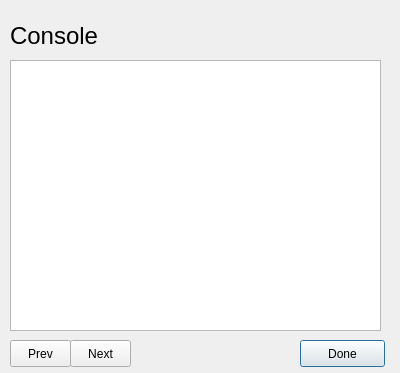
<?xml version="1.0" encoding="UTF-8"?>
<ui version="4.0">
 <class>Dialog</class>
 <widget class="QDialog" name="Dialog">
  <property name="geometry">
   <rect>
    <x>0</x>
    <y>0</y>
    <width>400</width>
    <height>373</height>
   </rect>
  </property>
  <property name="windowTitle">
   <string>Help</string>
  </property>
  <widget class="QStackedWidget" name="help_stackedWidget">
   <property name="geometry">
    <rect>
     <x>10</x>
     <y>20</y>
     <width>381</width>
     <height>311</height>
    </rect>
   </property>
   <property name="frameShape">
    <enum>QFrame::NoFrame</enum>
   </property>
   <property name="currentIndex">
    <number>2</number>
   </property>
   <widget class="QWidget" name="page">
    <widget class="QLabel" name="schedule_creator_help_label">
     <property name="geometry">
      <rect>
       <x>0</x>
       <y>0</y>
       <width>191</width>
       <height>31</height>
      </rect>
     </property>
     <property name="font">
      <font>
       <pointsize>18</pointsize>
      </font>
     </property>
     <property name="text">
      <string>Schedule Creator</string>
     </property>
    </widget>
    <widget class="QTextEdit" name="schedule_creator_help_text_edit">
     <property name="geometry">
      <rect>
       <x>0</x>
       <y>40</y>
       <width>371</width>
       <height>271</height>
      </rect>
     </property>
     <property name="readOnly">
      <bool>true</bool>
     </property>
    </widget>
   </widget>
   <widget class="QWidget" name="page_2">
    <widget class="QLabel" name="schedule_viewer_help_label">
     <property name="geometry">
      <rect>
       <x>0</x>
       <y>0</y>
       <width>191</width>
       <height>31</height>
      </rect>
     </property>
     <property name="font">
      <font>
       <pointsize>18</pointsize>
      </font>
     </property>
     <property name="text">
      <string>Schedule Viewer</string>
     </property>
    </widget>
    <widget class="QTextEdit" name="schedule_viewer_help_text_edit">
     <property name="geometry">
      <rect>
       <x>0</x>
       <y>40</y>
       <width>371</width>
       <height>271</height>
      </rect>
     </property>
     <property name="readOnly">
      <bool>true</bool>
     </property>
    </widget>
   </widget>
   <widget class="QWidget" name="page_3">
    <widget class="QLabel" name="console_help_label_2">
     <property name="geometry">
      <rect>
       <x>0</x>
       <y>0</y>
       <width>191</width>
       <height>31</height>
      </rect>
     </property>
     <property name="font">
      <font>
       <pointsize>18</pointsize>
      </font>
     </property>
     <property name="text">
      <string>Console</string>
     </property>
    </widget>
    <widget class="QTextEdit" name="console_help_text_edit">
     <property name="geometry">
      <rect>
       <x>0</x>
       <y>40</y>
       <width>371</width>
       <height>271</height>
      </rect>
     </property>
     <property name="readOnly">
      <bool>true</bool>
     </property>
    </widget>
   </widget>
  </widget>
  <widget class="QPushButton" name="help_done_button">
   <property name="geometry">
    <rect>
     <x>300</x>
     <y>340</y>
     <width>85</width>
     <height>27</height>
    </rect>
   </property>
   <property name="text">
    <string>Done</string>
   </property>
  </widget>
  <widget class="QPushButton" name="help_next_button">
   <property name="geometry">
    <rect>
     <x>70</x>
     <y>340</y>
     <width>61</width>
     <height>27</height>
    </rect>
   </property>
   <property name="text">
    <string>Next</string>
   </property>
  </widget>
  <widget class="QPushButton" name="help_prev_button">
   <property name="geometry">
    <rect>
     <x>10</x>
     <y>340</y>
     <width>61</width>
     <height>27</height>
    </rect>
   </property>
   <property name="text">
    <string>Prev</string>
   </property>
  </widget>
 </widget>
 <resources/>
 <connections/>
</ui>
